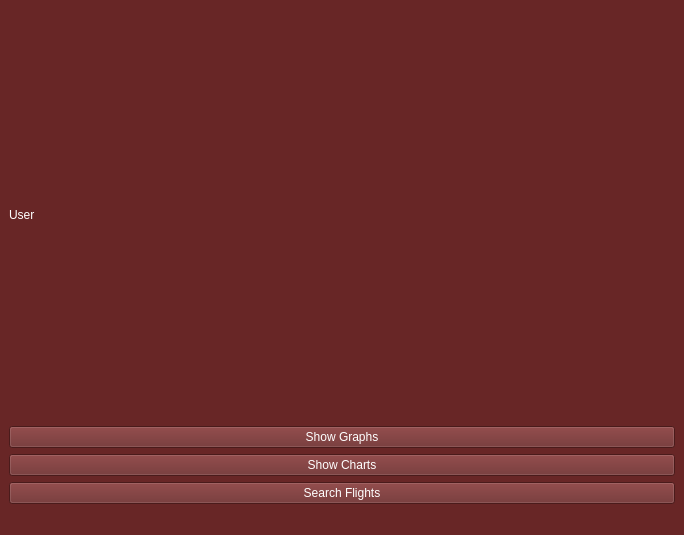
<?xml version="1.0" encoding="UTF-8"?>
<ui version="4.0">
 <class>MainWindow</class>
 <widget class="QMainWindow" name="MainWindow">
  <property name="geometry">
   <rect>
    <x>0</x>
    <y>0</y>
    <width>684</width>
    <height>535</height>
   </rect>
  </property>
  <property name="windowTitle">
   <string>MainWindow</string>
  </property>
  <property name="styleSheet">
   <string notr="true">background-color: rgb(104, 38, 38);</string>
  </property>
  <widget class="QWidget" name="centralwidget">
   <layout class="QVBoxLayout">
    <item>
     <widget class="QLabel" name="label">
      <property name="styleSheet">
       <string notr="true">color: rgb(255, 255, 255);
          font: 20pt &quot;MS Shell Dlg 2&quot;;</string>
      </property>
      <property name="text">
       <string>User</string>
      </property>
      <property name="scaledContents">
       <bool>true</bool>
      </property>
     </widget>
    </item>
    <item>
     <widget class="QPushButton" name="graph_bt_2">
      <property name="styleSheet">
       <string notr="true">color: rgb(255, 255, 255);
          font: 16pt &quot;MS Shell Dlg 2&quot;;</string>
      </property>
      <property name="text">
       <string>Show Graphs</string>
      </property>
     </widget>
    </item>
    <item>
     <widget class="QPushButton" name="graph_bt">
      <property name="styleSheet">
       <string notr="true">color: rgb(255, 255, 255);
          font: 16pt &quot;MS Shell Dlg 2&quot;;</string>
      </property>
      <property name="text">
       <string>Show Charts</string>
      </property>
     </widget>
    </item>
    <item>
     <widget class="QPushButton" name="serachFlights">
      <property name="styleSheet">
       <string notr="true">color: rgb(255, 255, 255);
          font: 16pt &quot;MS Shell Dlg 2&quot;;</string>
      </property>
      <property name="text">
       <string>Search Flights</string>
      </property>
     </widget>
    </item>
   </layout>
  </widget>
  <widget class="QMenuBar" name="menubar">
   <property name="geometry">
    <rect>
     <x>0</x>
     <y>0</y>
     <width>684</width>
     <height>21</height>
    </rect>
   </property>
  </widget>
  <widget class="QStatusBar" name="statusbar"/>
 </widget>
 <resources/>
 <connections/>
</ui>
